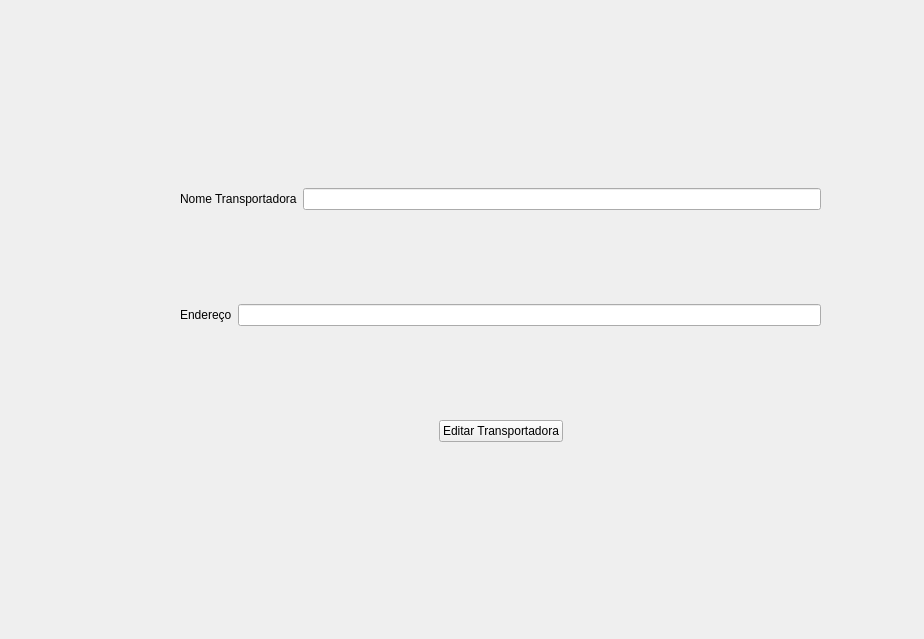
<?xml version="1.0" encoding="UTF-8"?>
<ui version="4.0">
 <class>editar_transportadora</class>
 <widget class="QWidget" name="editar_transportadora">
  <property name="geometry">
   <rect>
    <x>0</x>
    <y>0</y>
    <width>924</width>
    <height>639</height>
   </rect>
  </property>
  <property name="windowTitle">
   <string>Form</string>
  </property>
  <widget class="QWidget" name="verticalLayoutWidget_4">
   <property name="geometry">
    <rect>
     <x>180</x>
     <y>100</y>
     <width>641</width>
     <height>431</height>
    </rect>
   </property>
   <layout class="QVBoxLayout" name="verticalLayout_2">
    <item>
     <layout class="QHBoxLayout" name="horizontalLayout_3">
      <item>
       <widget class="QLabel" name="label_22">
        <property name="text">
         <string>Nome Transportadora</string>
        </property>
       </widget>
      </item>
      <item>
       <widget class="QLineEdit" name="txt_nome_transportadora"/>
      </item>
     </layout>
    </item>
    <item>
     <layout class="QHBoxLayout" name="horizontalLayout_27">
      <item>
       <widget class="QLabel" name="label_25">
        <property name="text">
         <string>Endereço</string>
        </property>
       </widget>
      </item>
      <item>
       <widget class="QLineEdit" name="txt_endereco_transportadora"/>
      </item>
     </layout>
    </item>
    <item>
     <layout class="QHBoxLayout" name="horizontalLayout_31">
      <item>
       <spacer name="horizontalSpacer_6">
        <property name="orientation">
         <enum>Qt::Horizontal</enum>
        </property>
        <property name="sizeHint" stdset="0">
         <size>
          <width>40</width>
          <height>20</height>
         </size>
        </property>
       </spacer>
      </item>
      <item>
       <widget class="QPushButton" name="cadastro_transportadora">
        <property name="text">
         <string>Editar Transportadora</string>
        </property>
       </widget>
      </item>
      <item>
       <spacer name="horizontalSpacer_7">
        <property name="orientation">
         <enum>Qt::Horizontal</enum>
        </property>
        <property name="sizeHint" stdset="0">
         <size>
          <width>40</width>
          <height>20</height>
         </size>
        </property>
       </spacer>
      </item>
     </layout>
    </item>
   </layout>
  </widget>
 </widget>
 <resources/>
 <connections/>
</ui>
